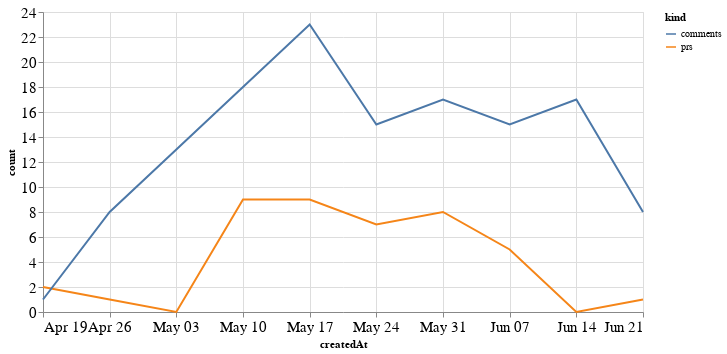

Here is the notebook cell this chart was saved with:
### Code cell
alt.Chart(total_time, width=600).mark_line().encode(
    x='createdAt',
    y='count',
    color='kind'
)

### Figure 1 — Vega-Lite specification as saved in the notebook (floating-point values rounded to 4 significant figures)
{"config": {"axisLeft": {"labelFontSize": 15}, "axisBottom": {"labelFontSize": 15}}, "data": {"name": "data-eb5c0d955ac9c9e66b790140427aab22"}, "mark": "line", "encoding": {"color": {"type": "nominal", "field": "kind"}, "x": {"type": "temporal", "field": "createdAt"}, "y": {"type": "quantitative", "field": "count"}}, "width": 600, "$schema": "https://vega.github.io/schema/vega-lite/v4.8.1.json", "datasets": {"data-eb5c0d955ac9c9e66b790140427aab22": [{"createdAt": "2020-04-19T00:00:00", "kind": "prs", "count": 2}, {"createdAt": "2020-04-26T00:00:00", "kind": "prs", "count": 1}, {"createdAt": "2020-05-03T00:00:00", "kind": "prs", "count": 0}, {"createdAt": "2020-05-10T00:00:00", "kind": "prs", "count": 9}, {"createdAt": "2020-05-17T00:00:00", "kind": "prs", "count": 9}, {"createdAt": "2020-05-24T00:00:00", "kind": "prs", "count": 7}, {"createdAt": "2020-05-31T00:00:00", "kind": "prs", "count": 8}, {"createdAt": "2020-06-07T00:00:00", "kind": "prs", "count": 5}, {"createdAt": "2020-06-14T00:00:00", "kind": "prs", "count": 0}, {"createdAt": "2020-06-21T00:00:00", "kind": "prs", "count": 1}, {"createdAt": "2020-04-19T00:00:00", "kind": "comments", "count": 1}, {"createdAt": "2020-04-26T00:00:00", "kind": "comments", "count": 8}, {"createdAt": "2020-05-03T00:00:00", "kind": "comments", "count": 13}, {"createdAt": "2020-05-10T00:00:00", "kind": "comments", "count": 18}, {"createdAt": "2020-05-17T00:00:00", "kind": "comments", "count": 23}, {"createdAt": "2020-05-24T00:00:00", "kind": "comments", "count": 15}, {"createdAt": "2020-05-31T00:00:00", "kind": "comments", "count": 17}, {"createdAt": "2020-06-07T00:00:00", "kind": "comments", "count": 15}, {"createdAt": "2020-06-14T00:00:00", "kind": "comments", "count": 17}, {"createdAt": "2020-06-21T00:00:00", "kind": "comments", "count": 8}]}}
